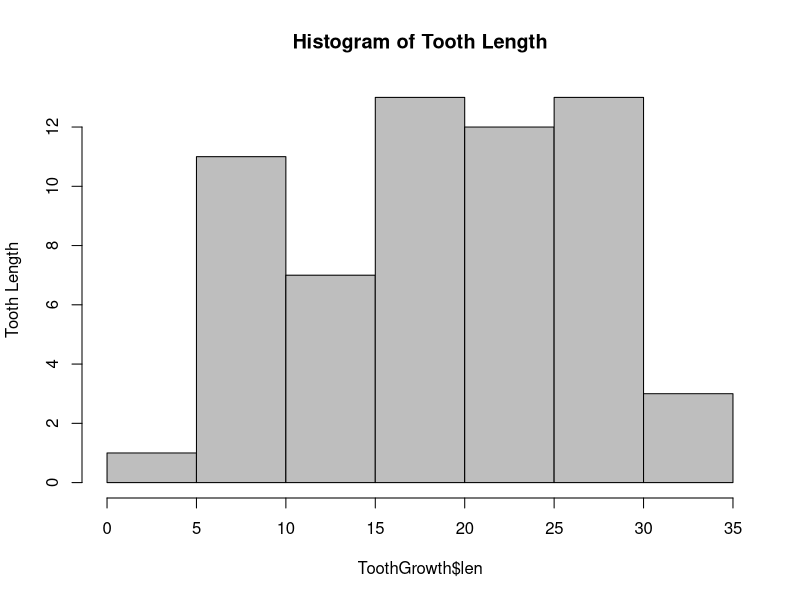
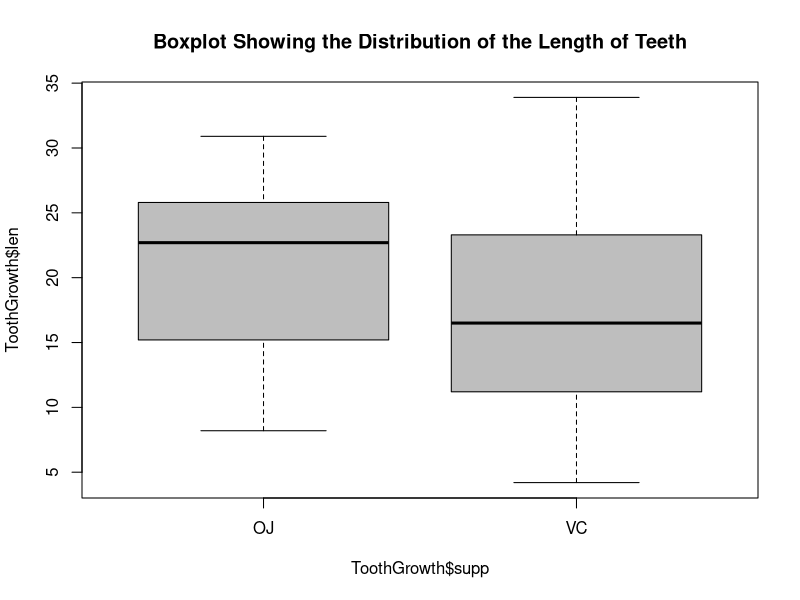
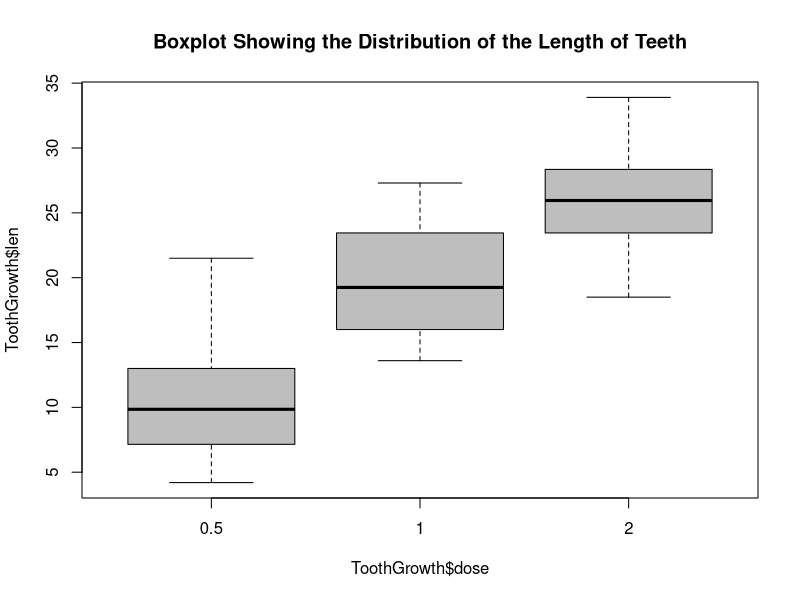

Source code (R) for these figures, in order: (Note: this script raises an error after producing the figures.)
## ---- chunk 1
library(datasets)
data(ToothGrowth)
head(ToothGrowth)
tail(ToothGrowth)
## ---- chunk 2
str(ToothGrowth)
summary(ToothGrowth)
## ---- chunk 3
hist(ToothGrowth$len, col = 'grey', main= 'Histogram of Tooth Length',
     ylab= 'Tooth Length')
## ---- chunk 4
boxplot(ToothGrowth$len~ToothGrowth$supp, col = 'grey', 
        main = 'Boxplot Showing the Distribution of the Length of Teeth')
boxplot(ToothGrowth$len~ToothGrowth$dose, col = 'grey', 
        main = 'Boxplot Showing the Distribution of the Length of Teeth')
## ---- chunk 5
t.test(ToothGrowth$len~ToothGrowth$supp, paired = T, var.equal = T)
